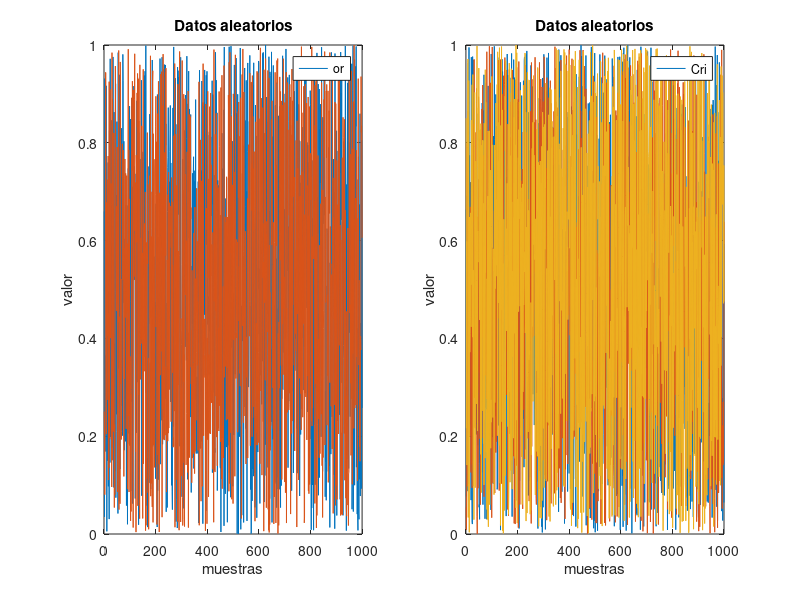

MATLAB code for this plot:
% Actividad #3
% Objetivo: Graficar con subplot y guardarlos
% Nombre: sunombre

% Limpiar variables y linea de comandos
clear%para borrar el workspace y liberar memoria RAM
clc %limpiar el command window

%% Generar datos alatorios
% En todo dataset las filas son muestras y las comlumnas son variables
variables=5; %Columnas
vname=["Corriente","Voltaje","variable3","variable4","variable5"];
muestras=1000; %Filas
Dataset=rand(muestras, variables);
%matriz de muestras (filas) x variables (columnas)

%% Graficar el dataset
figure %no sobrescribe la anterior grafica

subplot(1,2,1)
plot(Dataset(:,2:3));%
title("Datos aleatorios");
xlabel("muestras");
ylabel("valor");
legend(vname(2:3))

subplot(1,2,2)
plot(Dataset(:,[1,4,5]));
title("Datos aleatorios");
xlabel("muestras");
ylabel("valor");
legend(vname([1,4,5]))
%clear